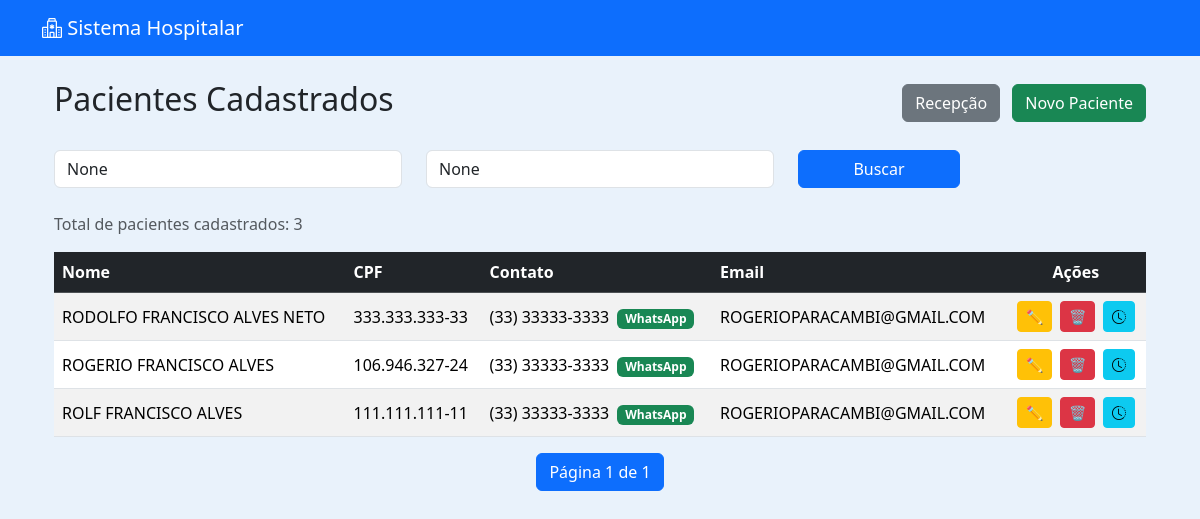
Before: /pacientes/ (signed in) with the older database file.
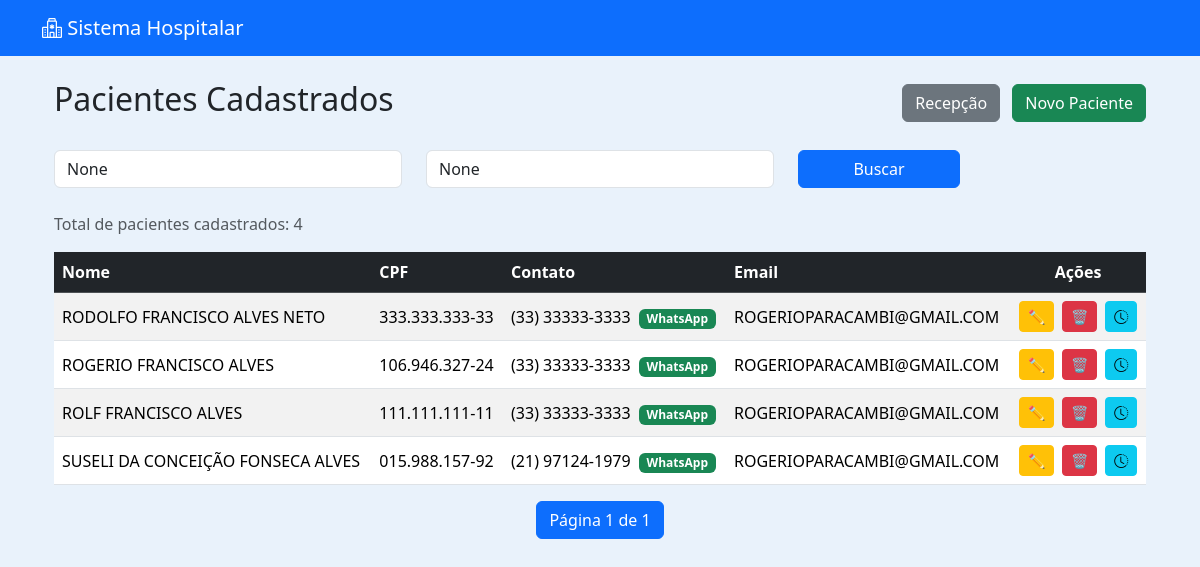
After: the same page with the newer database file.
### pacientes/models.py (models this page shows, shortened)
class Paciente(models.Model):
    nome = models.CharField(max_length=100)
    nome_social = models.CharField(max_length=100, blank=True, null=True)
    nome_mae = models.CharField(max_length=100)
    nome_pai = models.CharField(max_length=100, blank=True, null=True)
    cpf = models.CharField(
        max_length=14,
        unique=True,
        validators=[
            RegexValidator(
                r'^\d{3}\.\d{3}\.\d{3}-\d{2}$',
                'CPF inválido! Use XXX.XXX.XXX-XX'
            )
        ]
    )
    data_nascimento = models.DateField()
    SEXO_BIOLOGICO_CHOICES = [
        ('M', 'Masculino'),
        ('F', 'Feminino'),
        ('I', 'Intersexo'),
    ]
    sexo_biologico = models.CharField(max_length=1, choices=SEXO_BIOLOGICO_CHOICES)
    identidade_genero = models.CharField(max_length=50)
    orientacao_sexual = models.CharField(max_length=50)
    NACIONALIDADE_CHOICES = [
        ('BRASILEIRA', 'Brasileira'),
        ('ARGENTINA', 'Argentina'),
        ('BOLIVIANA', 'Boliviana'),
        ('CHILENA', 'Chilena'),
        ('COLOMBIANA', 'Colombiana'),
        ('PARAGUAIA', 'Paraguaia'),
        ('PERUANA', 'Peruana'),
        ('URUGUAIA', 'Uruguaia'),
        ('VENEZUELANA', 'Venezuelana'),
        ('OUTRA', 'Outra'),
    ]
    nacionalidade = models.CharField(
        max_length=20,
        choices=NACIONALIDADE_CHOICES,
        default='BRASILEIRA'
    )
    naturalidade = models.CharField(max_length=100)
    RACA_COR_CHOICES = [
        ('BRANCA', 'Branca'),
        ('PRETA', 'Preta'),
        ('PARDA', 'Parda'),
        ('AMARELA', 'Amarela'),
        ('INDIGENA', 'Indígena'),
    ]
    raca_cor = models.CharField(max_length=10, choices=RACA_COR_CHOICES)
    ESTADO_CIVIL_CHOICES = [
        ('SOLTEIRO', 'Solteiro(a)'),
        ('CASADO', 'Casado(a)'),
        ('DIVORCIADO', 'Divorciado(a)'),
        ('VIUVO', 'Viúvo(a)'),
        ('UNIAO_ESTAVEL', 'União Estável'),
    ]
    estado_civil = models.CharField(max_length=20, choices=ESTADO_CIVIL_CHOICES)
    ESCOLARIDADE_CHOICES = [
        ('SEM_INSTRUCAO', 'Sem instrução'),
        ('FUNDAMENTAL_INCOMPLETO', 'Fundamental incompleto'),
        ('FUNDAMENTAL_COMPLETO', 'Fundamental completo'),
        ('MEDIO_INCOMPLETO', 'Médio incompleto'),
        ('MEDIO_COMPLETO', 'Médio completo'),
        ('SUPERIOR_INCOMPLETO', 'Superior incompleto'),
        ('SUPERIOR_COMPLETO', 'Superior completo'),
        ('POS_GRADUACAO', 'Pós-graduação'),
        ('MESTRADO', 'Mestrado'),
        ('DOUTORADO', 'Doutorado'),
    ]
    escolaridade = models.CharField(max_length=30, choices=ESCOLARIDADE_CHOICES)
    profissao = models.CharField(max_length=50)
    rg = models.CharField(max_length=20)
    orgao_emissor = models.CharField(max_length=10)
    UF_CHOICES = [
        ('AC','AC'), ('AL','AL'), ('AP','AP'), ('AM','AM'),
        ('BA','BA'), ('CE','CE'), ('DF','DF'), ('ES','ES'),
        ('GO','GO'), ('MA','MA'), ('MT','MT'), ('MS','MS'),
        ('MG','MG'), ('PA','PA'), ('PB','PB'), ('PR','PR'),
        ('PE','PE'), ('PI','PI'), ('RJ','RJ'), ('RN','RN'),
        ('RS','RS'), ('RO','RO'), ('RR','RR'), ('SC','SC'),
        ('SP','SP'), ('SE','SE'), ('TO','TO'),
    ]
    uf_rg = models.CharField(max_length=2, choices=UF_CHOICES)
    cep = models.CharField(
        max_length=9,
        validators=[
            RegexValidator(
                r'^\d{5}-\d{3}$',
                'CEP inválido! Use XXXXX-XXX'
            )
        ]
    )
    endereco = models.CharField(max_length=100)
    numero = models.CharField(max_length=10)
    complemento = models.CharField(max_length=50, blank=True, null=True)
    bairro = models.CharField(max_length=50)
    municipio = models.CharField(max_length=50)
    uf = models.CharField(max_length=2, choices=UF_CHOICES)
    ZONA_CHOICES = [
        ('URBANA', 'Urbana'),
        ('RURAL', 'Rural'),
    ]
    zona = models.CharField(max_length=6, choices=ZONA_CHOICES)
    telefone_fixo = models.CharField(
        max_length=15,
        blank=True,
        null=True,
        validators=[
            RegexValidator(
                r'^\(\d{2}\)\s\d{4}-\d{4}$',
                'Telefone inválido! Use (XX) XXXX-XXXX'
            )
        ]
    )
    celular = models.CharField(
        max_length=15,
        validators=[
            RegexValidator(
                r'^\(\d{2}\)\s\d{5}-\d{4}$',
                'Celular inválido! Use (XX) XXXXX-XXXX'
            )
        ]
    )
    whatsapp = models.BooleanField(default=False)
    email = models.EmailField(blank=True, null=True)
    cartao_sus = models.CharField(max_length=18, blank=True, null=True)
    criado_por = models.ForeignKey(
        User,
        on_delete=models.SET_NULL,
        null=True,
        blank=True,
        related_name='pacientes_criados'
    )
    data_criacao = models.DateTimeField(default=timezone.now, editable=False)
    data_atualizacao = models.DateTimeField(auto_now=True)

### pacientes/views.py (the view)
# urls.py: path('', views.paciente_list, name='paciente_list'),
@login_required
@user_passes_test(apenas_recepcao)
def paciente_list(request):
    pacientes = Paciente.objects.all().order_by('nome')
    nome = request.GET.get('nome')
    cpf = request.GET.get('cpf')
    if nome:
        pacientes = pacientes.filter(nome__icontains=nome)
    if cpf:
        pacientes = pacientes.filter(cpf__icontains=cpf)
    paginator = Paginator(pacientes, 5)  # 5 por página
    page_number = request.GET.get('page')
    page_obj = paginator.get_page(page_number)
    context = {
        'page_obj': page_obj,
        'nome': nome,
        'cpf': cpf,
    }
    return render(request, 'pacientes/paciente_list.html', context)

### pacientes/views.py (called while the page is built)
def apenas_recepcao(user):
    return user.is_authenticated and user.perfil == 'recepcao'

### pacientes/templates/pacientes/paciente_list.html (shortened to what this page needs)
{% extends 'usuarios/base.html' %}
{% load static %}
{% block content %}
<div class="container mt-4">
    <div class="d-flex justify-content-between align-items-center mb-4">
        <h2>Pacientes Cadastrados</h2>
        <div>
            <a href="{% url 'recepcao_dashboard' %}" class="btn btn-secondary me-2">
                Recepção
            </a>
            <a href="{% url 'paciente_create' %}" class="btn btn-success">
                Novo Paciente
            </a>
        </div>
    </div>
    <form method="get" class="row mb-4">
        <div class="col-md-4">
            <input type="text" name="nome"
                   value="{{ nome }}"
                   class="form-control"
                   placeholder="Buscar por Nome">
        </div>
        <div class="col-md-4">
            <input type="text" name="cpf"
                   value="{{ cpf }}"
                   class="form-control"
                   placeholder="Buscar por CPF">
        </div>
        <div class="col-md-2">
            <button type="submit" class="btn btn-primary w-100">
                Buscar
            </button>
        </div>
    </form>
    <p class="text-muted">
        Total de pacientes cadastrados: {{ page_obj.paginator.count }}
    </p>
    <div class="table-responsive">
        <table class="table table-hover table-striped align-middle">
            <thead class="table-dark">
                <tr>
                    <th>Nome</th>
                    <th>CPF</th>
                    <th>Contato</th>
                    <th>Email</th>
                    <th class="text-center">Ações</th>
                </tr>
            </thead>
            <tbody>
                {% for paciente in page_obj %}
                <tr>
                    <td>{{ paciente.nome }}</td>
                    <td>{{ paciente.cpf }}</td>
                    <td>
                        {{ paciente.celular }}
                        {% if paciente.whatsapp %}
                            <span class="badge bg-success ms-1">WhatsApp</span>
                        {% endif %}
                    </td>
                    <td>{{ paciente.email|default:"-" }}</td>
                    <td class="text-center">
                        <a href="{% url 'paciente_update' paciente.id %}"
                           class="btn btn-sm btn-warning me-1"
                           title="Editar">
                            ✏️
                        </a>
                        <a href="{% url 'paciente_delete' paciente.id %}"
                           class="btn btn-sm btn-danger me-1"
                           title="Excluir">
                            🗑️
                        </a>
                        <a href="{% url 'historico_paciente' paciente.id %}"
                           class="btn btn-sm btn-info"
                           title="Histórico do Paciente">
                            <i class="bi bi-clock-history"></i>
                        </a>
                    </td>
                </tr>
                {% empty %}
                <tr>
                    <td colspan="5" class="text-center">
                        Nenhum paciente encontrado.
                    </td>
                </tr>
                {% endfor %}
            </tbody>
        </table>
    </div>
    <nav>
        <ul class="pagination justify-content-center">
            <li class="page-item active">
                <span class="page-link">
                    Página {{ page_obj.number }} de {{ page_obj.paginator.num_pages }}
                </span>
            </li>
        </ul>
    </nav>
</div>
{% endblock %}

Changed rows visible on the page:
added Paciente: nome "SUSELI DA CONCEIÇÃO FONSECA ALVES", cpf "015.988.157-92", celular "(21) 97124-1979", whatsapp "WhatsApp", email "ROGERIOPARACAMBI@GMAIL.COM"
Other visible differences:
{{ page_obj.paginator.count }}: "3" → "4"
